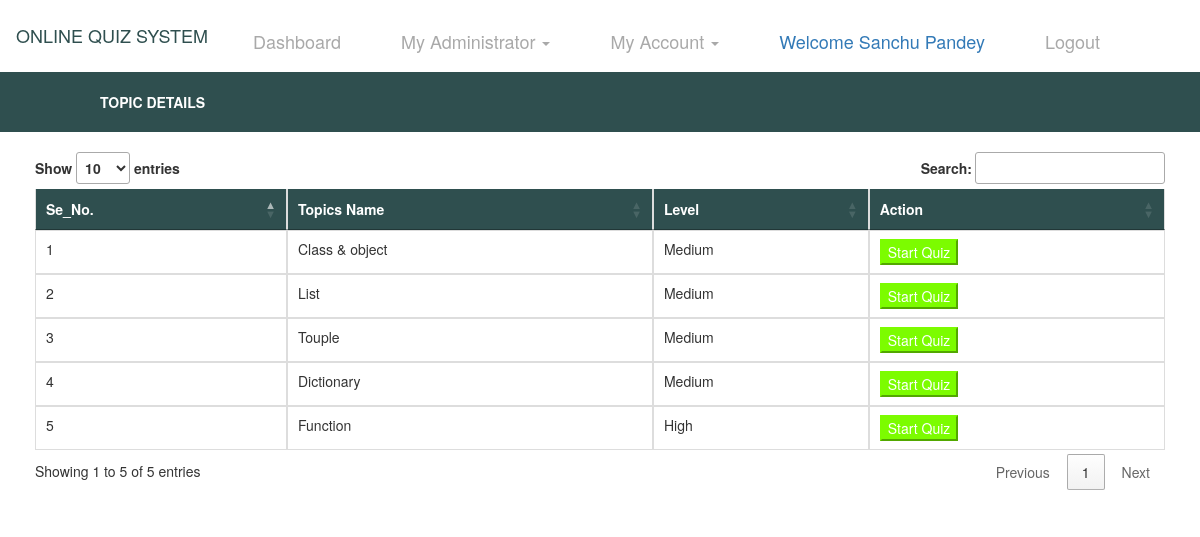
/viewtopic/1 (signed in), run on the app's committed database.
### Quiz/models.py (models this page shows, shortened)
class Topic(models.Model):
    course = models.ForeignKey(Course, on_delete=models.CASCADE, null=True)
    level = models.CharField(max_length=30, null=True)
    topic = models.CharField(max_length=100, null=True)
    description = models.TextField(null=True)

### Quiz/views.py (the view)
# urls.py: path('viewtopic/<int:pid>', ViewTopic, name='viewtopic'),
def ViewTopic(request,pid):
    if not request.user.is_authenticated:
        return redirect('studentlogin')
    data1 = Course.objects.get(id=pid)
    data = Topic.objects.filter(course=data1)
    d = {'topicdetail': data}
    return render(request,'viewtopic.html',d)

### Quiz/templates/viewtopic.html (shortened to what this page needs)
{% extends 'base3.html' %}
{% load static %}
{% block body %}
<div style="background-color:DarkSlateGrey;padding:20px">
        <table width="1000" align="center">
    <tr><th style="color:white">TOPIC DETAILS</th>
    </tr>
</table>
</div>
<div class="container" style="padding:20px;border:0px solid white">
<table class="table table-bordered" id="myTable" style="border:0px solid white">
  <thead style="background-color:DarkSlateGrey;color:white;border-color:white">
  <tr>
    <th>Se_No.</th>
      <th>Topics Name</th>
    <th>Level</th>
    <th>Action</th>
  </tr>
  </thead>
   <tbody style="border-color:white">
    {% for i in topicdetail %}
  <tr>
    <td>{{forloop.counter}}</td>
      <td>{{i.topic}}</td>
      <td>{{i.level}}</td>
    <td><a href="{% url 'startquiz' i.id %}"><button class="button button1">Start Quiz</button></a>
  </tr>
    {% endfor %}
    </tbody>
</table>
</div>
{% endblock %}

### Quiz/templates/base3.html (shortened to what this page needs)
<!DOCTYPE html>
<html lang="en">
<head>
    {% load static %}
  <link rel="stylesheet" href="https://maxcdn.bootstrapcdn.com/bootstrap/3.4.0/css/bootstrap.min.css">
  <link rel = stylesheet href = "//cdn.datatables.net/1.10.19/css/jquery.dataTables.min.css">
    <link href="https://stackpath.bootstrapcdn.com/font-awesome/4.7.0/css/font-awesome.min.css" rel="stylesheet">
</head>
<body>
<nav class="navbar navbar-expand-sm bg-info navbar-dark" style="background-color:white">
    <ul class="nav navbar-nav">
      <li class="navbar-brand" style="color:DarkSlateGrey"><h4>ONLINE QUIZ SYSTEM</h4></li>
      <li class="navbar-brand"><a href="{% url 'studentdashboard' %}" style="color:darkgrey">Dashboard</a></li>
      <li class="navbar-brand"><a class="dropdown-toggle" data-toggle="dropdown" href="#" style="color:darkgrey;bottom-padding:18px">My Administrator  <span class="caret"></span></a>
      </li>
      <li class="navbar-brand"><a class="dropdown-toggle" data-toggle="dropdown" href="#" style="color:darkgrey;bottom-padding:18px">My Account  <span class="caret"></span></a>
        </li>
        <li class="navbar-brand"> <a href="#" style="color:Black margin-top:25px">Welcome {{request.user.first_name}} {{request.user.last_name}}</a></li>
        <li class="navbar-brand"><a href="{% url 'logout' %}" style="color:darkgrey">Logout</a></li>
    </ul>
</nav>
{% block body %}
{% endblock %}
</body>
</html>

### Quiz/templates/viewtopic.html (style rules this page uses)
.button1 { background-color:LawnGreen; color:white; border-color:LawnGreen; }
#myTable { border-color:white; }

### data on the page
Topic: topic "Class & object", level "Medium"
Topic: topic "List", level "Medium"
Topic: topic "Touple", level "Medium"
Topic: topic "Dictionary", level "Medium"
Topic: topic "Function", level "High"

### other printed values
{{ request.user.first_name }} "Sanchu"
{{ request.user.last_name }} "Pandey"
